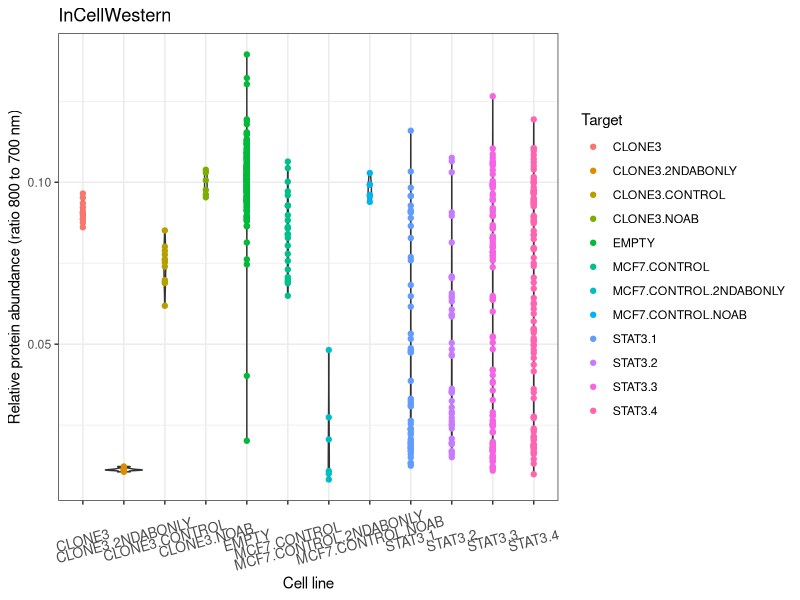

Recreate this plot in R.
library(ggplot2)

# read data
protein_abundance_data <- read.csv('data/20170118-GED-EXP-00000001-ICW.csv')
protein_abundance_data

# calculate relative protein abundance, ratio 800 to 700
protein_abundance_data['ratio800to700'] = protein_abundance_data['Channel800']/protein_abundance_data['Channel700']
protein_abundance_data

# plot ratio against cell line
protein_abundance_plot <- ggplot(protein_abundance_data, aes(x = Target, y = ratio800to700)) +
  geom_violin() +
  geom_point(aes(colour=Target)) +
  theme_bw() + 
  ggtitle('InCellWestern') +
  xlab('Cell line') +
  ylab('Relative protein abundance (ratio 800 to 700 nm)') +
  theme(axis.text.x  = element_text(angle=15, vjust=0.5, size=10))

print(protein_abundance_plot)

